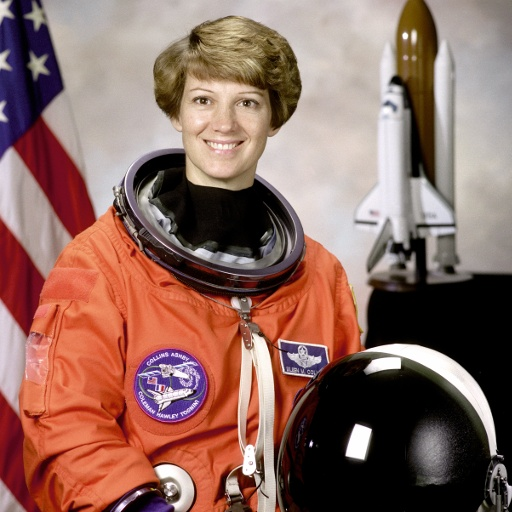
#> input picture case-2026-001/original/img_001_pristine.jpg, 512 x 512 px
$ python -i autogan_spectral.py   (imports and definitions only)
#> lines starting #> are read from the running program, lines starting #| are printed output that depends on the picture
### mf_lab/utils/io.py
from __future__ import annotations
import hashlib, json, subprocess
from pathlib import Path
from typing import Any

import cv2
import numpy as np


# [6 lines left out: function sha256, not called in this run]


def write_json(path: str | Path, obj: Any) -> None:
    path = Path(path); path.parent.mkdir(parents=True, exist_ok=True)
    path.write_text(json.dumps(obj, ensure_ascii=False, indent=2), encoding="utf-8")


# [11 lines left out: functions read_json, run, not called in this run]


def cv_imread(path: str | Path, flags: int = cv2.IMREAD_COLOR):
    """Unicode-safe OpenCV image read, especially for Windows evidence paths."""
#> called with flags = 1
    p = Path(path)
    try:
        data = np.fromfile(p, dtype=np.uint8)
        img = cv2.imdecode(data, flags)
#> img is the input picture: shape (512, 512, 3); mean B, G, R 96.5, 105.8, 141.5
    except Exception:
        img = None
    if img is None:
        img = cv2.imread(str(p), flags)
    return img

### mf_lab/analysis/autogan_spectral.py
from __future__ import annotations

import copy
from functools import lru_cache
from pathlib import Path

import cv2
import numpy as np

from mf_lab.utils.io import cv_imread


AUTOGAN_INPUT_SIZE = 256
AUTOGAN_CROP_SIZE = 224
AUTOGAN_MODES = {"full": 0, "low": 1, "mid": 2, "high": 3}


def _prepare_rgb(path: str | Path) -> np.ndarray:
    """Prepare a 224x224 RGB crop compatible with the AutoGAN detector pipeline.

    The original implementation operates on 256x256 samples and uses the central
    224x224 crop for ResNet-family detectors. We reproduce that geometry without
    importing or copying the upstream implementation.
    """
    bgr = cv_imread(path, cv2.IMREAD_COLOR)
    if bgr is None:
        raise ValueError(f"unreadable image: {path}")
    rgb = cv2.cvtColor(bgr, cv2.COLOR_BGR2RGB)
    if rgb.shape[:2] != (AUTOGAN_INPUT_SIZE, AUTOGAN_INPUT_SIZE):
        interpolation = cv2.INTER_AREA if max(rgb.shape[:2]) > AUTOGAN_INPUT_SIZE else cv2.INTER_CUBIC
#> interpolation = 3
        rgb = cv2.resize(rgb, (AUTOGAN_INPUT_SIZE, AUTOGAN_INPUT_SIZE), interpolation=interpolation)
#> rgb: shape (256, 256, 3)
    margin = (AUTOGAN_INPUT_SIZE - AUTOGAN_CROP_SIZE) // 2
    rgb = rgb[margin:margin + AUTOGAN_CROP_SIZE, margin:margin + AUTOGAN_CROP_SIZE]
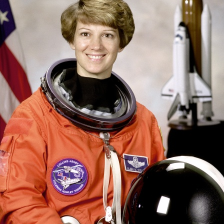
#> rgb: shape (224, 224, 3); mean R, G, B 147.1, 108.3, 96.5
    return rgb.astype(np.float32) / 255.0


def _normalize_log_spectrum(channel: np.ndarray) -> np.ndarray:
    spectrum = np.fft.fft2(channel)
    log_mag = np.log(np.abs(spectrum) + 1e-3).astype(np.float32)
    p5, p95 = np.percentile(log_mag, [5, 95])
#> p5 = 0.568; p95 = 4.04
    if not np.isfinite(p5) or not np.isfinite(p95) or p95 <= p5:
        return np.zeros_like(log_mag, dtype=np.float32)
    normalized = (log_mag - float(p5)) / float(p95 - p5)
    normalized = (normalized - 0.5) * 2.0
    return np.clip(normalized, -1.0, 1.0).astype(np.float32)
#> returned value: shape (224, 224) float32


def _band_mask(size: int, mode: str) -> np.ndarray:
    if mode not in AUTOGAN_MODES:
        raise ValueError(f"unsupported AutoGAN spectral mode: {mode}")
    mask = np.ones((size, size), dtype=np.float32)
    if mode == "full":
        return mask

    # These boundaries reproduce the low/mid/high partitions used by the
    # published AutoGAN code for the 224x224 central crop.
    if size == 224:
        inner_lo, inner_hi = 57, 177
        outer_lo, outer_hi = 21, 203
    else:
        inner_lo, inner_hi = int(round(size * 57 / 224)), int(round(size * 177 / 224))
        outer_lo, outer_hi = int(round(size * 21 / 224)), int(round(size * 203 / 224))

    mask.fill(0.0)
    if mode == "low":
        mask[inner_lo:inner_hi, inner_lo:inner_hi] = 1.0
    elif mode == "mid":
        mask[outer_lo:outer_hi, outer_lo:outer_hi] = 1.0
        mask[inner_lo:inner_hi, inner_lo:inner_hi] = 0.0
    elif mode == "high":
        mask.fill(1.0)
        mask[outer_lo:outer_hi, outer_lo:outer_hi] = 0.0
    return mask


def _full_spectral_tensor(path: str | Path) -> np.ndarray:
    rgb = _prepare_rgb(path)
    return np.stack([_normalize_log_spectrum(rgb[:, :, i]) for i in range(3)], axis=0)
#> in _normalize_log_spectrum (call 2), `log_mag = np.log(np.abs(spectrum) + 1e-3).astype(np.float32)`:
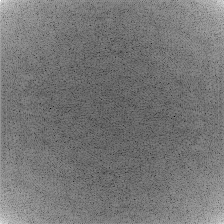
#> log_mag: shape (224, 224) float32; min -4.63, max 9.97, mean 2.19; drawn with min black and max white
#> in _normalize_log_spectrum (call 2), `p5, p95 = np.percentile(log_mag, [5, 95])`: p5 = 0.575; p95 = 4.06
#> in _normalize_log_spectrum (call 3), `spectrum = np.fft.fft2(channel)`:
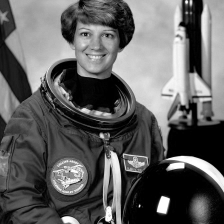
#> channel: shape (224, 224) float32; min 0, max 1, mean 0.378
#> in _normalize_log_spectrum (call 3), `log_mag = np.log(np.abs(spectrum) + 1e-3).astype(np.float32)`:
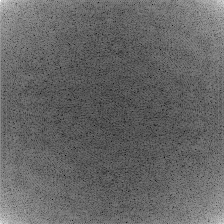
#> log_mag: shape (224, 224) float32; min -3, max 9.85, mean 2.17; drawn with min black and max white
#> in _normalize_log_spectrum (call 3), `p5, p95 = np.percentile(log_mag, [5, 95])`: p5 = 0.561
#> in _normalize_log_spectrum (call 3), `return np.clip(normalized, -1.0, 1.0).astype(np.float32)`:
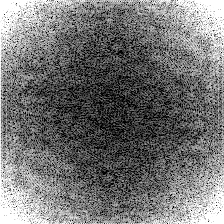
#> returned value: shape (224, 224) float32; min -1, max 1, mean -0.0883; drawn with min black and max white


def _apply_mode(full: np.ndarray, mode: str) -> np.ndarray:
    if mode not in AUTOGAN_MODES:
        raise ValueError(f"unsupported AutoGAN spectral mode: {mode}")
    channels = []
    mask = _band_mask(full.shape[1], mode)
    for idx in range(3):
        shifted = np.fft.fftshift(full[idx]) * mask
        channels.append(np.fft.ifftshift(shifted).astype(np.float32))
    return np.stack(channels, axis=0)


def autogan_spectral_tensor(path: str | Path, mode: str = "full") -> np.ndarray:
    """Return the clean-room AutoGAN-compatible spectral tensor [3,224,224].

    Values are log-FFT magnitudes normalized with P5/P95 and clipped to [-1,1],
    matching the scientific preprocessing described and implemented upstream.
    Band selection is applied in the centered frequency plane and the tensor is
    returned in the unshifted orientation expected by the original classifier.
    """
    return _apply_mode(_full_spectral_tensor(path), mode)


def autogan_visual_spectrum(path: str | Path, mode: str = "full") -> np.ndarray:
    """Return a centered uint8 RGB visualization of an AutoGAN spectral tensor."""
    tensor = autogan_spectral_tensor(path, mode=mode)
    centered = np.stack([np.fft.fftshift(tensor[i]) for i in range(3)], axis=2)
    return np.clip((centered + 1.0) * 127.5, 0, 255).astype(np.uint8)


def _profile_autocorrelation_peak(profile: np.ndarray) -> tuple[float, int]:
    x = np.asarray(profile, dtype=np.float64)
    if x.size < 8 or not np.isfinite(x).all():
        return 0.0, 0
    x = x - float(x.mean())
    denom = float(np.dot(x, x))
    if denom <= 1e-12:
        return 0.0, 0
    corr = np.correlate(x, x, mode="full")[x.size - 1:] / denom
    start = max(2, x.size // 64)
    stop = max(start + 1, x.size // 2)
    window = corr[start:stop]
    if window.size == 0:
        return 0.0, 0
    pos = int(np.argmax(window))
    return float(window[pos]), int(start + pos)


def _quadrant_replication_score(centered: np.ndarray) -> float:
    n = centered.shape[0]
    h = n // 2
    q1 = centered[:h, :h].ravel()
    q2 = centered[:h, -h:].ravel()
    q3 = centered[-h:, :h].ravel()
    q4 = centered[-h:, -h:].ravel()
    scores = []
    for a, b in ((q1, q2), (q1, q3), (q1, q4), (q2, q3), (q2, q4), (q3, q4)):
        sa, sb = float(np.std(a)), float(np.std(b))
        if sa <= 1e-8 or sb <= 1e-8:
            continue
        scores.append(abs(float(np.corrcoef(a, b)[0, 1])))
    return float(np.mean(scores)) if scores else 0.0


def _compute_analysis(path_str: str) -> dict:
    full = _full_spectral_tensor(path_str)
    features: dict[str, float] = {}
    band_energy: dict[str, float] = {}
    for mode in AUTOGAN_MODES:
        tensor = _apply_mode(full, mode)
        abs_tensor = np.abs(tensor)
        band_energy[mode] = float(np.mean(abs_tensor))
        features[f"autogan_{mode}_mean_abs"] = band_energy[mode]
        features[f"autogan_{mode}_std"] = float(np.std(tensor))
#> after the loop, band_energy = {'full': 0.444, 'low': 0.153, 'mid': 0.135, 'high': 0.156}; features = {'autogan_full_mean_abs': 0.444, 'autogan_full_std': 0.534, 'autogan_low_mean_abs': 0.153, 'autogan_low_std': 0.313, 'autogan_mid_mean_abs': 0.135, 'autogan_mid_std': 0.269, 'autogan_high_mean_abs': 0.156, 'autogan_high_std': 0.289}

    total = max(band_energy["low"] + band_energy["mid"] + band_energy["high"], 1e-12)
#> total = 0.444
    for mode in ("low", "mid", "high"):
        features[f"autogan_{mode}_energy_fraction"] = float(band_energy[mode] / total)
#> after the loop, features = 11 items

    centered_mean = np.mean(np.abs(np.stack([np.fft.fftshift(full[i]) for i in range(3)], axis=0)), axis=0)
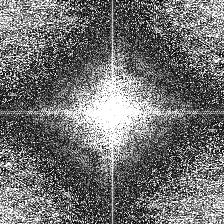
#> centered_mean: shape (224, 224) float32; min 0.00399, max 1, mean 0.444
    px = np.mean(centered_mean, axis=0)
#> px = 224 values, max 0.883 at index 112, min 0.345 at index 49, mean 0.444
    py = np.mean(centered_mean, axis=1)
#> py = 224 values, max 0.763 at index 111, min 0.364 at index 48, mean 0.444
    peak_x, lag_x = _profile_autocorrelation_peak(px)
#> in _profile_autocorrelation_peak, `x = np.asarray(profile, dtype=np.float64)`: x has the same summary as px in _compute_analysis
#> in _profile_autocorrelation_peak, `x = x - float(x.mean())`: x = 224 values, max 0.438 at index 112, min -0.0989 at index 49, mean 8.18e-18
#> in _profile_autocorrelation_peak, `denom = float(np.dot(x, x))`: denom = 0.863
#> in _profile_autocorrelation_peak, `corr = np.correlate(x, x, mode="full")[x.size - 1:] / denom`: corr = 224 values, max 1 at index 0, min -0.578 at index 53, mean 0.00223
#> in _profile_autocorrelation_peak, `window = corr[start:stop]`: window = 109 values, max 0.778 at index 0, min -0.578 at index 50, mean -0.0228
#> in _profile_autocorrelation_peak, `pos = int(np.argmax(window))`: pos = 0
#> peak_x = 0.778; lag_x = 3
    peak_y, lag_y = _profile_autocorrelation_peak(py)
#> peak_y = 0.836; lag_y = 3
    features["autogan_replication_autocorr_peak_x"] = peak_x
    features["autogan_replication_autocorr_peak_y"] = peak_y
    features["autogan_replication_lag_x"] = float(lag_x)
    features["autogan_replication_lag_y"] = float(lag_y)
    features["autogan_quadrant_replication_score"] = _quadrant_replication_score(centered_mean)
#> in _quadrant_replication_score, `q1 = centered[:h, :h].ravel()`: q1 = 12544 values, max 1 at index 5, min 0.00399 at index 4020, mean 0.445
#> in _quadrant_replication_score, `q2 = centered[:h, -h:].ravel()`: q2 = 12544 values, max 1 at index 4, min 0.00486 at index 8706, mean 0.442
#> in _quadrant_replication_score, `q3 = centered[-h:, :h].ravel()`: q3 = 12544 values, max 1 at index 79, min 0.00486 at index 3950, mean 0.44
#> in _quadrant_replication_score, `q4 = centered[-h:, -h:].ravel()`: q4 = 12544 values, max 1 at index 0, min 0.00399 at index 8636, mean 0.451
#> the loop in _quadrant_replication_score, `for a, b in ((q1, q2), (q1, q3), (q1, q4), (q2, q3), (q2, q4), (q3, q4..` made 6 passes
#> (sa, sb) on passes 1 to 6: (0.291, 0.297), (0.291, 0.296), (0.291, 0.294), (0.297, 0.296), (0.297, 0.294), (0.296, 0.294)
#> after the loop in _quadrant_replication_score, `for a, b in ((q1, q2), (q1, q3), (q1, q4), (q2, q3), (q2, q4), (q3, q4..`: scores = [0.138, 0.151, 0.2, 0.244, 0.128, 0.135]

    for idx, name in enumerate(("r", "g", "b")):
        centered = np.fft.fftshift(full[idx])
        features[f"autogan_{name}_mean"] = float(np.mean(centered))
        features[f"autogan_{name}_std"] = float(np.std(centered))
        features[f"autogan_{name}_abs_p95"] = float(np.percentile(np.abs(centered), 95))
#> this loop made 3 passes
#> pass 3, in _compute_analysis, `centered = np.fft.fftshift(full[idx])`:
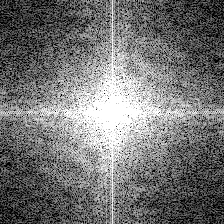
#> centered: shape (224, 224) float32; min -1, max 1, mean -0.0883; drawn with min black and max white
#> after the loop, features = 25 items

    return {
        "status": "success",
        "method": "autogan_spectral",
        "feature_family": "gan_upsampling_spectral_artifacts",
        "implementation": "independent_clean_room_reproduction",
        "source_method": "Zhang, Karaman and Chang, WIFS 2019",
        "input_geometry": [AUTOGAN_CROP_SIZE, AUTOGAN_CROP_SIZE, 3],
        "normalization": "per-channel log(abs(FFT)+1e-3), P5/P95 scaling to [-1,1]",
        "bands": ["full", "low", "mid", "high"],
        "features": features,
        "feature_count": len(features),
        "screening_flags": [],
        "screening_only": True,
        "validated": False,
        "calibrated": False,
        "method_scope": "Artifacts associated with GAN upsampling pipelines; absence does not exclude GAN generation and does not address diffusion generators in general.",
        "warning": "AutoGAN-compatible spectral descriptors are explanatory features, not a universal AI detector or posterior probability.",
    }


@lru_cache(maxsize=512)
def _cached_analysis(path_str: str, mtime_ns: int, size_bytes: int) -> dict:
    return _compute_analysis(path_str)


def autogan_spectral_analysis(path: str | Path) -> dict:
    """Descriptive GAN-upsampling spectral analysis inspired by AutoGAN.

    Cache identity includes file path, size and mtime, preventing stale reuse when
    an evidence file at the same path changes during a long benchmark session.
    """
    p = Path(path).resolve()
    stat = p.stat()
    return copy.deepcopy(_cached_analysis(str(p), stat.st_mtime_ns, stat.st_size))

>>> result = _compute_analysis('../../case-2026-001/original/img_001_pristine.jpg')
#> result = 16 items

$ run again, on case-2026-001/original/img_005_resampled.jpg
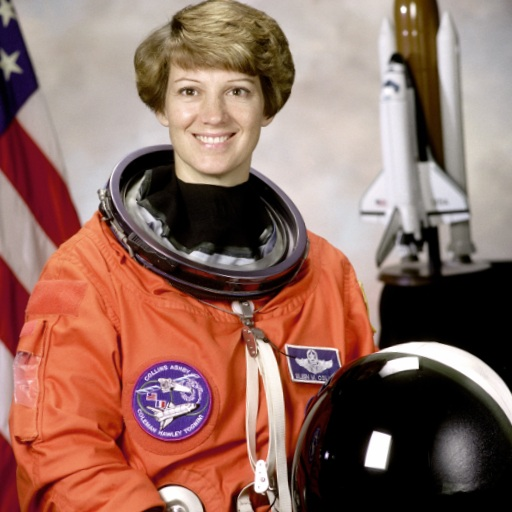
#> input picture case-2026-001/original/img_005_resampled.jpg, 512 x 512 px
#> in cv_imread, img is the input picture: shape (512, 512, 3); mean B, G, R 96.8, 107.9, 145.3
#> p5 = 0.216; p95 = 4.01
#> after the loop in _compute_analysis, `for mode in AUTOGAN_MODES:`: band_energy = {'full': 0.453, 'low': 0.155, 'mid': 0.132, 'high': 0.165}; features = {'autogan_full_mean_abs': 0.453, 'autogan_full_std': 0.541, 'autogan_low_mean_abs': 0.155, 'autogan_low_std': 0.313, 'autogan_mid_mean_abs': 0.132, 'autogan_mid_std': 0.264, 'autogan_high_mean_abs': 0.165, 'autogan_high_std': 0.299}
#> total = 0.453
#> after the loop in _compute_analysis, `for mode in ("low", "mid", "high"):`: features = 11 items
#> in _compute_analysis, `centered_mean = np.mean(np.abs(np.stack([np.fft.fftshift(full[i]) for ..`:
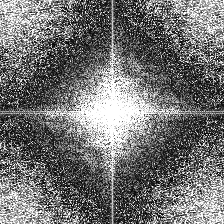
#> centered_mean: shape (224, 224) float32; min 0.00179, max 1, mean 0.453
#> px = 224 values, max 0.875 at index 112, min 0.351 at index 63, mean 0.453
#> py = 224 values, max 0.802 at index 113, min 0.34 at index 58, mean 0.453
#> in _profile_autocorrelation_peak, `x = np.asarray(profile, dtype=np.float64)`: x has the same summary as px in _compute_analysis
#> in _profile_autocorrelation_peak, `x = x - float(x.mean())`: x = 224 values, max 0.422 at index 112, min -0.102 at index 63, mean -1.59e-17
#> denom = 0.956
#> corr = 224 values, max 1 at index 0, min -0.651 at index 52, mean 0.00223
#> window = 109 values, max 0.79 at index 0, min -0.651 at index 49, mean -0.0065
#> pos = 0
#> peak_x = 0.79; lag_x = 3
#> peak_y = 0.837; lag_y = 3
#> q1 = 12544 values, max 1 at index 1, min 0.00406 at index 3297, mean 0.451
#> q2 = 12544 values, max 1 at index 61, min 0.00179 at index 6147, mean 0.453
#> q3 = 12544 values, max 1 at index 79, min 0.00179 at index 6509, mean 0.451
#> q4 = 12544 values, max 1 at index 0, min 0.00406 at index 9359, mean 0.455
#> the loop in _quadrant_replication_score, `for a, b in ((q1, q2), (q1, q3), (q1, q4), (q2, q3), (q2, q4), (q3, q4..` made 6 passes
#> (sa, sb) on passes 1 to 6: (0.296, 0.297), (0.296, 0.296), (0.296, 0.298), (0.297, 0.296), (0.297, 0.298), (0.296, 0.298)
#> after the loop in _quadrant_replication_score, `for a, b in ((q1, q2), (q1, q3), (q1, q4), (q2, q3), (q2, q4), (q3, q4..`: scores = [0.167, 0.199, 0.323, 0.347, 0.177, 0.167]
#> the loop in _compute_analysis, `for idx, name in enumerate(("r", "g", "b")):` made 3 passes
#> pass 3, in _compute_analysis, `centered = np.fft.fftshift(full[idx])`:
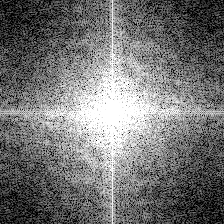
#> centered: shape (224, 224) float32; min -1, max 1, mean -0.0876; drawn with min black and max white
#> after the loop in _compute_analysis, `for idx, name in enumerate(("r", "g", "b")):`: features = 25 items
#> result = 16 items
